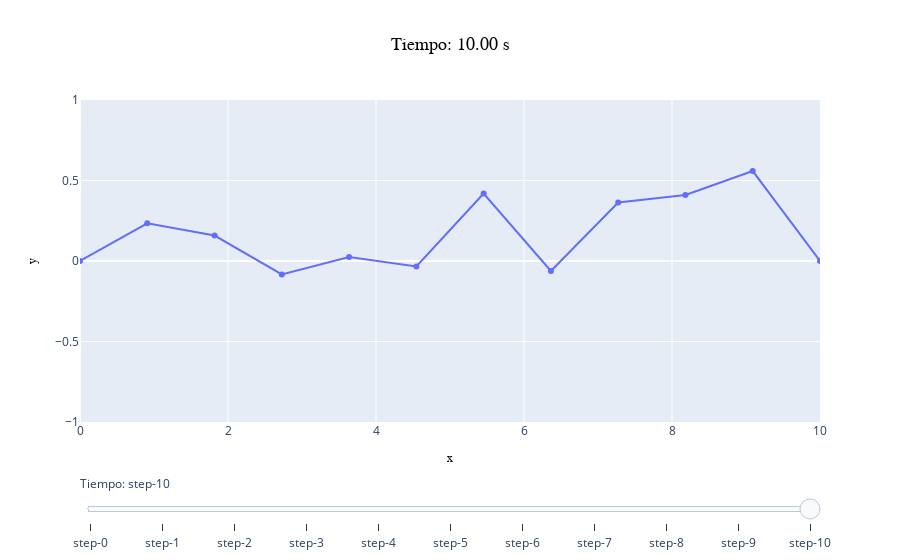

The cell this chart's notebook holds for it:
### Code cell
# Simulacion

n_particulas = 10

#Condiciones 
Tension = 5
masa = 1
Longitud_cuerda = 10 
dis = Longitud_cuerda / (n_particulas + 1)

initial_pos = np.zeros(n_particulas)
initial_vel = np.zeros(n_particulas)

# Elige una posición y velocidad incial  #caso de la clase con n_particulas = 3
#s = 1
#initial_pos[s] = 2
#initial_vel[s] = 0

# Condiciones iniciales aleatorias para todas las partículas
initial_pos = init_p(n_particulas)
initial_vel = init_v(n_particulas)

# Arreglo para determinar la posición de la k-ésima partícula
#j = 1
#init_pos = 10
#init_vel = 0

#posiciones en x
positions_x = np.zeros(n_particulas+2)
for i in range(1,n_particulas+2):
    positions_x[i] = dis*i


#Tiempo inicial y tiempo final con dt
tiempo = 0
tiempo_final = 10
iter = 10
dt = (tiempo_final - tiempo) / iter

# Comenzar a crear el grafico el gráfico
#y_lim = (-initial_pos[s]-0.2,initial_pos[s]+ 0.2)   #limite en y de la grafica (escala)

index_graph = 0


eq_line = np.zeros(n_particulas+2)

array_pos_tem = [[] for i in range(iter+1)]
array_tem = []
k=0

while(tiempo <= tiempo_final): 
    #posiciones en y
    positions_y = np.zeros(n_particulas+2)
    for j in range(1,n_particulas+1):
        pos_j1 = 0   # posicion auxiliar
        pos_j2 = 0
        for r in range(1,n_particulas+1):
            pos_j_1_1 = 0
            pos_j_1_2 = 0
            wr_val = wr(Tension,dis,masa,r,n_particulas)
            for j_1 in range(1,n_particulas+1):
                pos_j_1_1 = pos_j_1_1 + ur_p(initial_pos[j_1-1], j_1, r, n_particulas)
                pos_j_1_2 = pos_j_1_2 + vr_p(initial_vel[j_1-1], j_1, r, n_particulas)
            
            pos_j1 = pos_j1 + pos_j_1_1*mt.cos(wr_val*tiempo)*mt.sin(j*r*mt.pi/(n_particulas+1))
            pos_j2 = pos_j2 + (1/wr_val)*pos_j_1_2*mt.sin(wr_val*tiempo)*mt.sin(j*r*mt.pi/(n_particulas+1))   #termina sumatoria en j'
        
        positions_y[j] = (2/(n_particulas+1)) * (pos_j1 - pos_j2) #termina sumatoria en r para obtener j-ésima posición
        
    array_pos_tem[k] = positions_y
    array_tem.append(tiempo)
    
    #print(positions_y)
    #print(f'({k}, {tiempo})')
    tiempo += dt
    k+=1


#print(pos_j)
#print(positions_y)
#print(initial_pos)
#print(initial_vel)
#print(positions_x)
#print(positions_y)

# Mostrar el gráfico 

fig = go.Figure()

for j in range(n_particulas):
        fig.add_trace(go.Scatter(visible=False, mode="lines+markers", x=positions_x, y=array_pos_tem[j], name=f"Partícula {j + 1}"))

# Al ejecutarse por primera vez, muestra la función para la frecuencia que está en data[v]
fig.data[0].visible = True    ##--> Muestra la función para t = 0

    # Crear y añadir una barra deslizante
steps = []
for i, k in enumerate(array_tem):
    step = dict(method="update",args=[{"y": [array_pos_tem[i]]}, {"title": f"Tiempo: {k:.2f} s"}],) # Atributo de diseño
    # Primero se le dice que todas las funciones sean False
    steps.append(step)

sliders = [dict(active=0, currentvalue={"prefix": "Tiempo: "}, pad={"t": 50}, steps=steps)]

fig.update_layout(sliders=sliders, title=dict(text="Evolucion de particulas", font=dict(size=18, color="black", family="Times New Roman"), x=0.5), # Centrado horizontalmente
    xaxis_title=dict(text="x",font=dict(size=12, color="black", family="Times New Roman")),   
    yaxis_title=dict(text="y", font=dict(size=12, color="black", family="Times New Roman")), xaxis=dict(range=[0, Longitud_cuerda]),
    yaxis=dict(range=[-1, 1]))
fig.show()#"""

### Figure 1 — Plotly figure (JSON) as saved in the notebook; plotly's stock layout.template omitted (floating-point values rounded to 4 significant figures)
{"data": [{"mode": "lines+markers", "name": "Partícula 1", "type": "scatter", "visible": true, "x": [0, 0.9091, 1.818, 2.727, 3.636, 4.545, 5.455, 6.364, 7.273, 8.182, 9.091, 10], "y": [0, 0.2343, 0.1582, -0.08333, 0.02491, -0.03376, 0.4192, -0.06194, 0.3636, 0.41, 0.5586, 0]}, {"mode": "lines+markers", "name": "Partícula 2", "type": "scatter", "visible": false, "x": [0, 0.9091, 1.818, 2.727, 3.636, 4.545, 5.455, 6.364, 7.273, 8.182, 9.091, 10], "y": [0, 0.2343, 0.1582, -0.08333, 0.02491, -0.03376, 0.4192, -0.06194, 0.3636, 0.41, 0.5586, 0]}, {"mode": "lines+markers", "name": "Partícula 3", "type": "scatter", "visible": false, "x": [0, 0.9091, 1.818, 2.727, 3.636, 4.545, 5.455, 6.364, 7.273, 8.182, 9.091, 10], "y": [0, 0.2343, 0.1582, -0.08333, 0.02491, -0.03376, 0.4192, -0.06194, 0.3636, 0.41, 0.5586, 0]}, {"mode": "lines+markers", "name": "Partícula 4", "type": "scatter", "visible": false, "x": [0, 0.9091, 1.818, 2.727, 3.636, 4.545, 5.455, 6.364, 7.273, 8.182, 9.091, 10], "y": [0, 0.2343, 0.1582, -0.08333, 0.02491, -0.03376, 0.4192, -0.06194, 0.3636, 0.41, 0.5586, 0]}, {"mode": "lines+markers", "name": "Partícula 5", "type": "scatter", "visible": false, "x": [0, 0.9091, 1.818, 2.727, 3.636, 4.545, 5.455, 6.364, 7.273, 8.182, 9.091, 10], "y": [0, 0.2343, 0.1582, -0.08333, 0.02491, -0.03376, 0.4192, -0.06194, 0.3636, 0.41, 0.5586, 0]}, {"mode": "lines+markers", "name": "Partícula 6", "type": "scatter", "visible": false, "x": [0, 0.9091, 1.818, 2.727, 3.636, 4.545, 5.455, 6.364, 7.273, 8.182, 9.091, 10], "y": [0, 0.2343, 0.1582, -0.08333, 0.02491, -0.03376, 0.4192, -0.06194, 0.3636, 0.41, 0.5586, 0]}, {"mode": "lines+markers", "name": "Partícula 7", "type": "scatter", "visible": false, "x": [0, 0.9091, 1.818, 2.727, 3.636, 4.545, 5.455, 6.364, 7.273, 8.182, 9.091, 10], "y": [0, 0.2343, 0.1582, -0.08333, 0.02491, -0.03376, 0.4192, -0.06194, 0.3636, 0.41, 0.5586, 0]}, {"mode": "lines+markers", "name": "Partícula 8", "type": "scatter", "visible": false, "x": [0, 0.9091, 1.818, 2.727, 3.636, 4.545, 5.455, 6.364, 7.273, 8.182, 9.091, 10], "y": [0, 0.2343, 0.1582, -0.08333, 0.02491, -0.03376, 0.4192, -0.06194, 0.3636, 0.41, 0.5586, 0]}, {"mode": "lines+markers", "name": "Partícula 9", "type": "scatter", "visible": false, "x": [0, 0.9091, 1.818, 2.727, 3.636, 4.545, 5.455, 6.364, 7.273, 8.182, 9.091, 10], "y": [0, 0.2343, 0.1582, -0.08333, 0.02491, -0.03376, 0.4192, -0.06194, 0.3636, 0.41, 0.5586, 0]}, {"mode": "lines+markers", "name": "Partícula 10", "type": "scatter", "visible": false, "x": [0, 0.9091, 1.818, 2.727, 3.636, 4.545, 5.455, 6.364, 7.273, 8.182, 9.091, 10], "y": [0, 0.2343, 0.1582, -0.08333, 0.02491, -0.03376, 0.4192, -0.06194, 0.3636, 0.41, 0.5586, 0]}], "layout": {"autosize": true, "sliders": [{"active": 10, "currentvalue": {"prefix": "Tiempo: "}, "pad": {"t": 50}, "steps": [{"args": [{"y": [[0, 0.7839, 0.1707, 0.5569, 0.1258, 0.6197, 0.3555, 0.497, 0.6778, 0.7434, 0.7359, 0]]}, {"title": "Tiempo: 0.00 s"}], "method": "update"}, {"args": [{"y": [[0, -0.54, -0.4182, -0.03435, -0.1356, -0.06077, -0.004695, 0.1243, 0.01732, -0.1559, -0.3384, 0]]}, {"title": "Tiempo: 1.00 s"}], "method": "update"}, {"args": [{"y": [[0, -0.1898, -0.113, -1.135, -0.4756, -0.6617, -0.4781, -0.8169, -0.9569, -0.5965, -0.282, 0]]}, {"title": "Tiempo: 2.00 s"}], "method": "update"}, {"args": [{"y": [[0, -0.15, -0.382, -0.2693, -0.8209, -1.546, -1.605, -1.228, -0.6306, -0.543, -0.2216, 0]]}, {"title": "Tiempo: 3.00 s"}], "method": "update"}, {"args": [{"y": [[0, -0.05473, -0.7257, -0.688, -1.394, -0.5683, -0.7509, -0.9591, -0.9164, -0.5786, -0.228, 0]]}, {"title": "Tiempo: 4.00 s"}], "method": "update"}, {"args": [{"y": [[0, -0.641, -0.5835, -0.6412, -0.1226, -0.3649, -0.4377, 0.04756, -0.2082, -0.3069, -0.4117, 0]]}, {"title": "Tiempo: 5.00 s"}], "method": "update"}, {"args": [{"y": [[0, 0.3228, 0.6185, 0.007527, 0.2747, -0.02614, 0.4315, 0.116, 0.2569, 0.5834, 0.5728, 0]]}, {"title": "Tiempo: 6.00 s"}], "method": "update"}, {"args": [{"y": [[0, 0.3536, 0.4763, 1.212, 0.8361, 0.8867, 0.7706, 0.6828, 1.01, 0.2872, -0.04335, 0]]}, {"title": "Tiempo: 7.00 s"}], "method": "update"}, {"args": [{"y": [[0, 0.3285, 0.3338, 0.815, 1.068, 1.749, 1.306, 1.115, 0.2294, 0.2393, 0.3897, 0]]}, {"title": "Tiempo: 8.00 s"}], "method": "update"}, {"args": [{"y": [[0, 0.09986, 0.7913, 0.5891, 0.8764, 0.4424, 0.5871, 0.9616, 0.9012, 0.8175, -0.009461, 0]]}, {"title": "Tiempo: 9.00 s"}], "method": "update"}, {"args": [{"y": [[0, 0.2343, 0.1582, -0.08333, 0.02491, -0.03376, 0.4192, -0.06194, 0.3636, 0.41, 0.5586, 0]]}, {"title": "Tiempo: 10.00 s"}], "method": "update"}]}], "title": {"font": {"color": "black", "family": "Times New Roman", "size": 18}, "text": "Tiempo: 10.00 s", "x": 0.5}, "xaxis": {"range": [0, 10], "title": {"font": {"color": "black", "family": "Times New Roman", "size": 12}, "text": "x"}, "type": "linear"}, "yaxis": {"range": [-1, 1], "title": {"font": {"color": "black", "family": "Times New Roman", "size": 12}, "text": "y"}, "type": "linear"}}}
